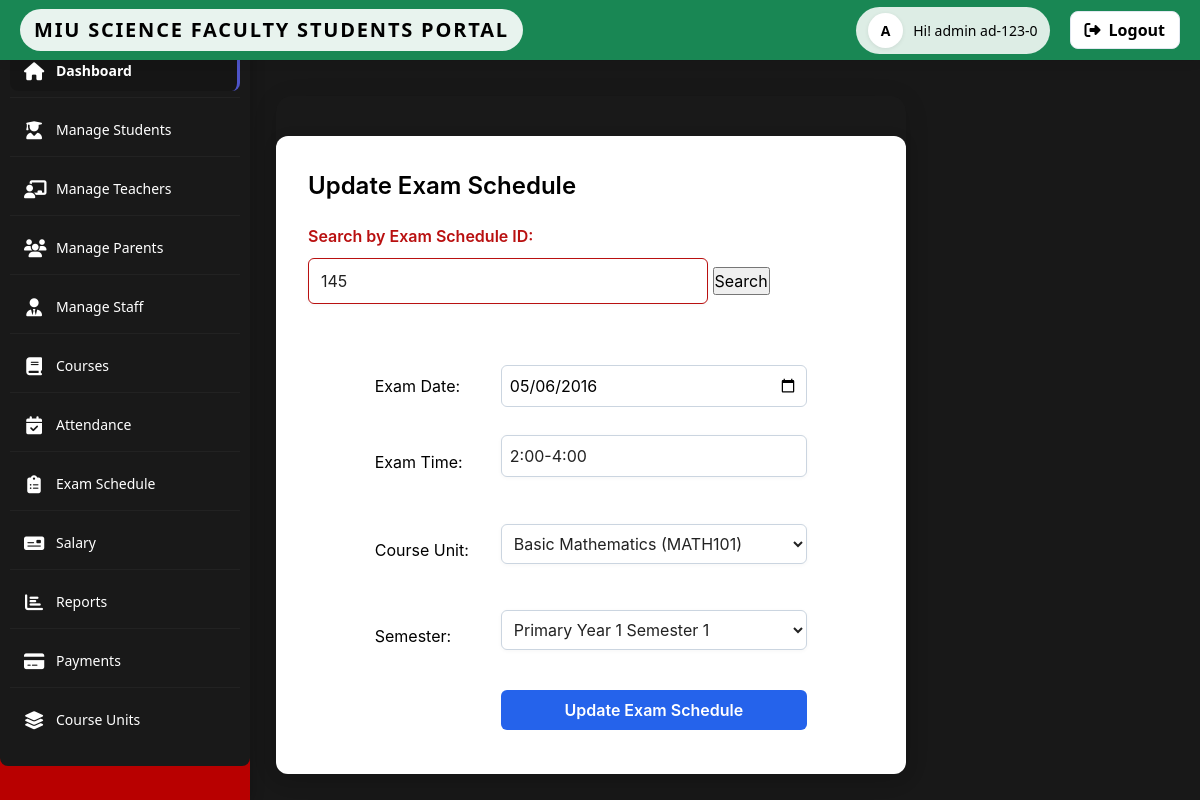
Screenshot of /admin/updateExamSchedule.php?id=145 (signed in) with the database file from the repository.
### tables this page shows
CREATE TABLE IF NOT EXISTS `exam_schedule` (
  `id` varchar(20) NOT NULL,
  `examdate` date NOT NULL,
  `time` varchar(20) NOT NULL,
  `course_unit_id` varchar(20) NOT NULL,
  `semester_id` varchar(20) NOT NULL
);

CREATE TABLE IF NOT EXISTS `course_units` (
  `id` varchar(20) NOT NULL,
  `name` varchar(100) NOT NULL,
  `code` varchar(20) NOT NULL,
  `credit_hours` int(2) NOT NULL,
  `description` text,
  `program_id` varchar(20) DEFAULT NULL
);

CREATE TABLE IF NOT EXISTS `semesters` (
  `id` varchar(20) NOT NULL,
  `year_id` varchar(20) NOT NULL,
  `semester_number` int(1) NOT NULL,
  `semester_name` varchar(50) NOT NULL,
  `start_date` date NOT NULL,
  `end_date` date NOT NULL
);

### admin/updateExamSchedule.php (the view, shortened to what this page needs)
<?php
include_once('../../service/mysqlcon.php');
$examToEdit = null;
$courseUnits = [];
$semesters = [];
$res = $mysqli->query("SELECT id, name, code FROM course_units ORDER BY name");
if ($res) {
    while ($row = $res->fetch_assoc()) {
        $courseUnits[] = $row;
    }
}
$res = $mysqli->query("SELECT id, semester_name FROM semesters ORDER BY semester_name");
if ($res) {
    while ($row = $res->fetch_assoc()) {
        $semesters[] = $row;
    }
}
if (isset($_GET['id']) && $_GET['id']) {
    $id = $mysqli->real_escape_string($_GET['id']);
    $res = $mysqli->query("SELECT * FROM exam_schedule WHERE id = '$id'");
    if ($res && $res->num_rows > 0) {
        $examToEdit = $res->fetch_assoc();
    } else {
        $errorMsg = "Exam schedule not found.";
    }
}
?>
<!DOCTYPE html>
<html lang="en">
<head>
    <link rel="stylesheet" href="css/admin.css">
    <link rel="stylesheet" href="https://cdn.jsdelivr.net/npm/bootstrap@5.3.2/dist/css/bootstrap.min.css">
            <link rel="stylesheet" href="https://cdnjs.cloudflare.com/ajax/libs/font-awesome/6.4.0/css/all.min.css">
            <link rel="stylesheet" href="../../source/CSS/style.css">
    <link rel="stylesheet" href="https://cdnjs.cloudflare.com/ajax/libs/font-awesome/6.4.0/css/all.min.css">
</head>
<body>
    <?php include_once('includes/topbar.php'); ?>
    <?php include_once('includes/sidebar.php'); ?>
    <main class="main-content" id="mainContent">
        <div class="exam-dashboard">
            <div class="exam-title">Update Exam Schedule</div>
            <form class="search-bar" method="get" action="">
                <label for="id">Search by Exam Schedule ID:</label>
                <input type="text" name="id" id="id" value="<?= isset($_GET['id']) ? htmlspecialchars($_GET['id']) : '' ?>" placeholder="Enter Exam Schedule ID" required>
                <input type="submit" value="Search">
            </form>
            <?php if ($examToEdit): ?>
            <form action="" method="post">
                <table class="form-table">
                    <tr>
                        <td>Exam Date:</td>
                        <td><input type="date" name="examDate" value="<?= htmlspecialchars($examToEdit['examdate']) ?>" required></td>
                    </tr>
                    <tr>
                        <td>Exam Time:</td>
                        <td><input type="text" name="examTime" value="<?= htmlspecialchars($examToEdit['time']) ?>" required></td>
                    </tr>
                    <tr>
                        <td>Course Unit:</td>
                        <td>
                            <select name="courseUnitId" required>
                                <?php foreach ($courseUnits as $cu): ?>
                                    <option value="<?= htmlspecialchars($cu['id']) ?>" <?= $examToEdit['course_unit_id'] == $cu['id'] ? 'selected' : '' ?>>
                                        <?= htmlspecialchars($cu['name']) ?> (<?= htmlspecialchars($cu['code']) ?>)
                                    </option>
                                <?php endforeach; ?>
                            </select>
                        </td>
                    </tr>
                    <tr>
                        <td>Semester:</td>
                        <td>
                            <select name="semesterId" required>
                                <?php foreach ($semesters as $sem): ?>
                                    <option value="<?= htmlspecialchars($sem['id']) ?>" <?= $examToEdit['semester_id'] == $sem['id'] ? 'selected' : '' ?>>
                                        <?= htmlspecialchars($sem['semester_name']) ?>
                                    </option>
                                <?php endforeach; ?>
                            </select>
                        </td>
                    </tr>
                    <tr>
                        <td></td>
                        <td><input type="submit" name="update" value="Update Exam Schedule"></td>
                    </tr>
                </table>
            </form>
            <?php elseif(isset($_GET['id'])): ?>
                <div class="msg-error">No exam schedule found for the given ID.</div>
            <?php endif; ?>
        </div>
    </main>
</body>
</html>

### admin/css/admin.css (style rules this page uses)
:root { --primary: #4e54c8; --primary-dark: #3f43a9; --secondary: #8f94fb; --text-primary: #2d3748; --text-secondary: #718096; --bg-light: #f7fafc; --white: #ffffff; --gray-100: #f7fafc; --gray-200: #edf2f7; --gray-300: #e2e8f0; --gray-400: #cbd5e0; --shadow-sm: 0 1px 2px 0 rgba(0, 0, 0, 0.05); --shadow: 0 4px 6px -1px rgba(0, 0, 0, 0.1), 0 2px 4px -1px rgba(0, 0, 0, 0.06); --shadow-md: 0 10px 15px -3px rgba(0, 0, 0, 0.1), 0 4px 6px -2px rgba(0, 0, 0, 0.05); --radius: 8px; --radius-lg: 12px; --transition: all 0.3s ease; }
* { margin: 0; padding: 0; box-sizing: border-box; }
body { font-family: 'Inter', sans-serif; background: var(--bg-light); color: var(--text-primary); line-height: 1.5; overflow-x: hidden; }
.main-content { margin-top: 70px; margin-left: 260px; padding: 24px; transition: var(--transition); }

### source/CSS/style.css (style rules this page uses)
input[type="text"], input[type="password"], input[type="email"], input[type="file"], select, textarea { max-width: 400px; width: 100%; margin-bottom: 18px; margin-top: 6px; padding: 10px 12px; border-radius: 6px; border: 1px solid #b91010; background: #fff; color: #222; box-shadow: 0 1px 4px rgba(0,0,0,0.04); font-size: 1rem; }
label { margin-bottom: 4px; font-weight: 600; color: #b91010; }
body { background-color: #111; color: #f5f5f5; font-family: 'Inter', Arial, sans-serif; }
.main-content { padding: 2.5rem 2rem; max-width: 1100px; margin: 0 auto; background: #191919; border-radius: 16px; box-shadow: 0 4px 24px rgba(0,0,0,0.12); }

### index.css (style rules this page uses)
:root { --red: #e63946; --red-dark: #b71c1c; --green: #2ecc71; --green-dark: #27ae60; --black: #000000; --black-dark: #222222; --white: #ffffff; --gray-light: #f7fafc; --gray-medium: #e2e8f0; --bg-light: var(--white); --bg-dark: #181818; --shadow-sm: 0 1px 2px rgba(0, 0, 0, 0.05); --shadow-md: 0 10px 15px rgba(0, 0, 0, 0.1); --radius: 12px; --radius-lg: 16px; --transition: all 0.3s ease; background: var(--miu-green); }
* { margin: 0; padding: 0; box-sizing: border-box; }
body { font-family: 'Inter', sans-serif; background: var(--bg-dark); color: var(--black); min-height: 100vh; display: flex; align-items: center; justify-content: center; padding: 16px; line-height: 1.5; transition: background 0.3s ease, color 0.3s ease; }

### admin/updateExamSchedule.php (style rules this page uses)
.main-content { margin-top: 70px; margin-left: 260px; padding: 0; transition: margin-left 0.3s; }
.exam-dashboard { margin: 40px 0 0 0; background: #fff; border-radius: 12px; box-shadow: 0 2px 16px rgba(0,0,0,0.07); padding: 2rem; max-width: 100%; width: 100%; }
.exam-title { font-size: 1.5rem; font-weight: 600; margin-bottom: 1.2rem; }
.form-table { margin: 0 auto; }
.form-table td { padding: 0.7rem 1rem; }
.form-table input, .form-table select { padding: 0.5rem; border-radius: 6px; border: 1px solid #cbd5e0; width: 100%; }
.form-table input[type="submit"] { background: #2563eb; color: #fff; font-weight: 600; border: none; cursor: pointer; transition: background 0.2s; }
.search-bar { margin-bottom: 2rem; }

### rows the page displays
exam_schedule: examDate "05/06/2016", examTime "2:00-4:00", courseUnitId "Basic Mathematics (MATH101)", semesterId "Primary Year 1 Semester 1"

### other values shown
$check "ad-123-0"
